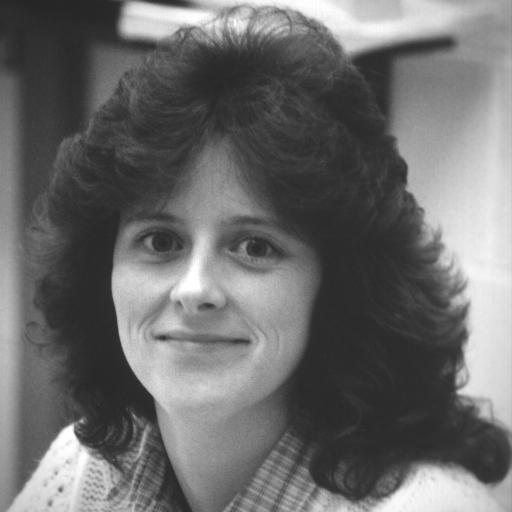
#> input picture DA 2/Grayscale.tif, 512 x 512 px
$ python Sobel1.py
#> lines starting #> are read from the running program, lines starting #| are printed output that depends on the picture; after the words box and inside, x2 and y2 are one past the last pixel; in counts of white or black regions, pixels touching at a corner belong together
import cv2
import matplotlib.pyplot as plt
img=cv2.imread ('Grayscale.tif')
#> img is the input picture: shape (512, 512, 3); min 36, max 255, mean 107.8
# cv2. imshow ('Input Image', img)
sobel_x = cv2. Sobel (img, -1, 1, 0, 3)
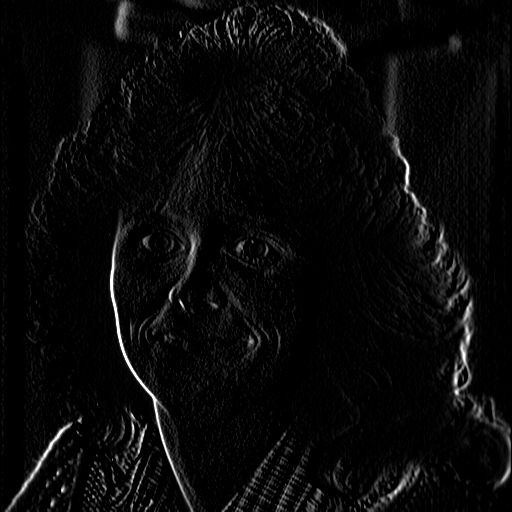
#> sobel_x: shape (512, 512, 3); min 0, max 255, mean 9.2
# cv2. imshow("Sobel X", sobel_x)
sobel_y = cv2.Sobel (img,-1, 0, 1, 3)
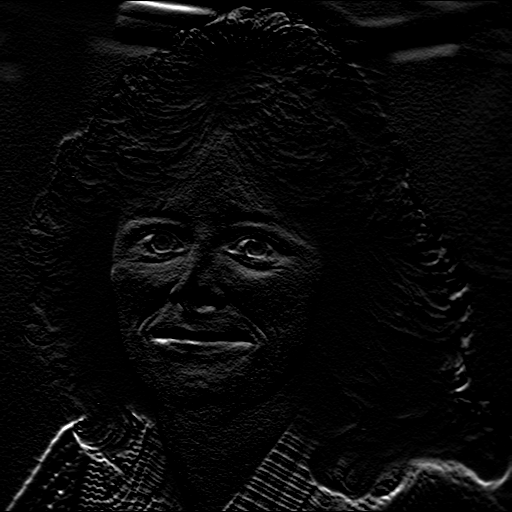
#> sobel_y: shape (512, 512, 3); min 0, max 255, mean 8.7
# cv2.imshow('Sobel Y', sobel_y)
combine = cv2.addWeighted(sobel_x, 1, sobel_y, 1.5, 1)
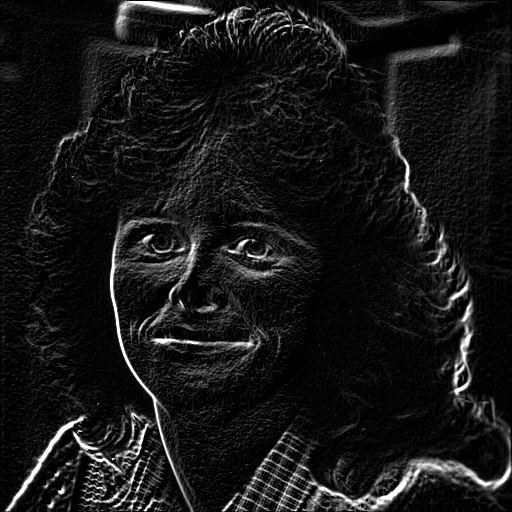
#> combine: shape (512, 512, 3); min 1, max 255, mean 22.7
# cv2.imshow ("Combine X and Y", combine)
ret, thrs= cv2.threshold (combine, 100, 255, type=cv2.THRESH_BINARY)
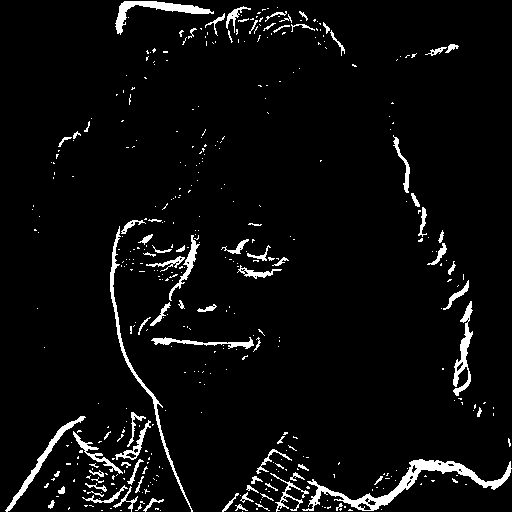
#> thrs: shape (512, 512, 3); 4.7% white; 428 white regions (345 under 20 px), largest, box (x1, y1, x2, y2) and area: (302, 459, 512, 511) 1953, (110, 226, 193, 512) 952, (115, 1, 214, 35) 812
cv2.imshow('After Threshold', thrs)
# cv2.waitKey(0)
# cv2. destroyAllWindows()
plt.subplot(231),plt.imshow(img),plt.title("GrayScale Image"),plt.axis('off')
plt.subplot(232),plt.imshow(sobel_x),plt.title("Sobel X"),plt.axis('off')
plt.subplot(233),plt.imshow(sobel_y),plt.title("Sobel Y"),plt.axis('off')
plt.subplot(234),plt.imshow(combine),plt.title("Combine X and y"),plt.axis('off')
plt.subplot(235),plt.imshow(thrs),plt.title("Threshold"),plt.axis('off')
plt.tight_layout()
